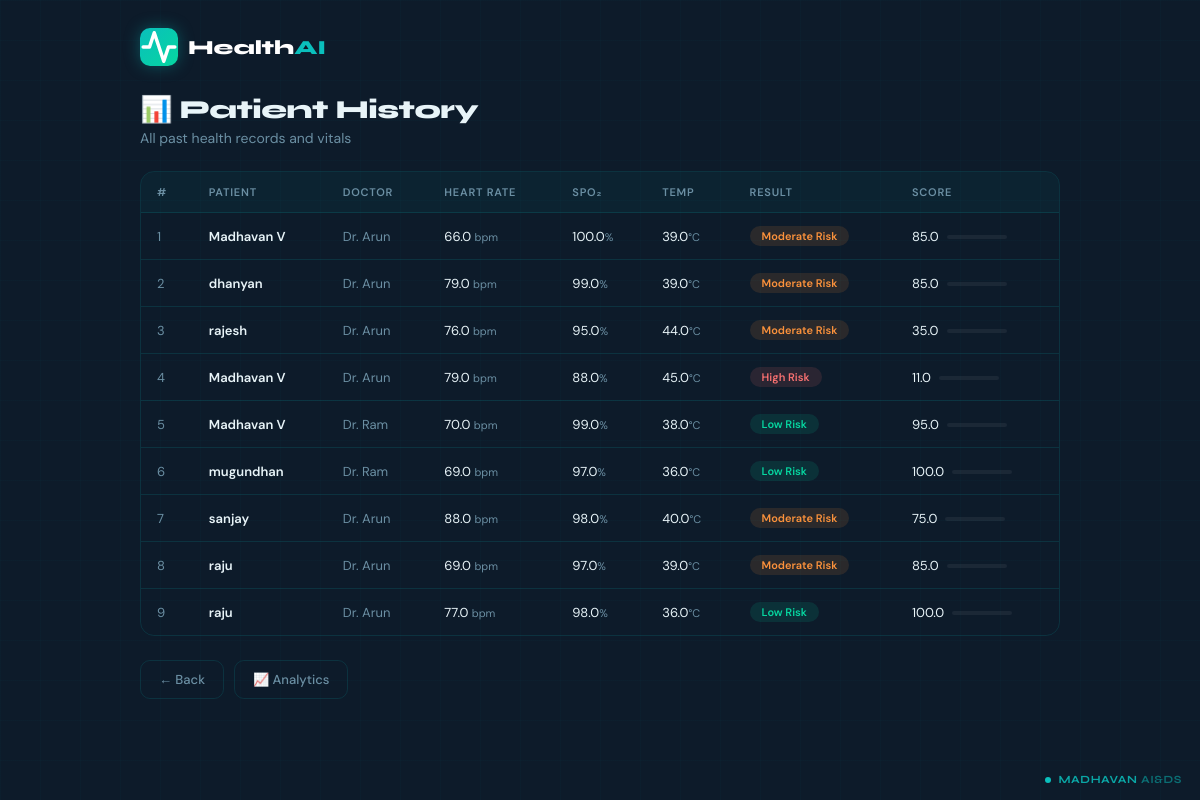
The app's page /history with its own data.
### tables this page shows
CREATE TABLE records(
        id INTEGER PRIMARY KEY AUTOINCREMENT,
        patient_name TEXT,
        patient_number TEXT,
        patient_address TEXT,
        doctor_name TEXT,
        doctor_number TEXT,
        doctor_location TEXT,
        heart_rate REAL,
        spo2 REAL,
        temp REAL,
        result TEXT,
        score REAL
    );

### app.py (the view)
@app.route('/history')
def history():
    conn = sqlite3.connect("health.db")
    c = conn.cursor()
    c.execute("SELECT * FROM records ORDER BY id DESC")
    data = c.fetchall()
    conn.close()
    return render_template("history.html", data=data)

### templates/history.html (shortened to what this page needs)
<!DOCTYPE html>
<html lang="en">
<head>
</head>
<body>
<div class="page">
  <nav>
    <div class="nav-logo">
      <div class="nav-icon"><svg viewBox="0 0 24 24" fill="none" stroke="white" stroke-width="2.2" stroke-linecap="round" stroke-linejoin="round"><path d="M22 12h-4l-3 9L9 3l-3 9H2"/></svg></div>
      <div class="nav-name">Health<span>AI</span></div>
    </div>
  </nav>
  <div class="page-title">📊 Patient History</div>
  <p class="page-sub">All past health records and vitals</p>
  {% if data %}
  <div class="table-wrap">
    <table>
      <thead>
        <tr><th>#</th><th>Patient</th><th>Doctor</th><th>Heart Rate</th><th>SpO₂</th><th>Temp</th><th>Result</th><th>Score</th></tr>
      </thead>
      <tbody>
        {% for row in data %}
        <tr>
          <td style="color:var(--muted)">{{ loop.index }}</td>
          <td style="font-weight:600">{{ row[1] }}</td>
          <td style="color:var(--muted)">{{ row[4] }}</td>
          <td>{{ row[7] }} <span style="font-size:11px;color:var(--muted)">bpm</span></td>
          <td>{{ row[8] }}<span style="font-size:11px;color:var(--muted)">%</span></td>
          <td>{{ row[9] }}<span style="font-size:11px;color:var(--muted)">°C</span></td>
          <td><span class="risk-pill {% if row[10]=='High Risk' %}high{% elif row[10]=='Moderate Risk' %}mod{% else %}low{% endif %}">{{ row[10] }}</span></td>
          <td>{{ row[11] }}<span class="score-bar"><span class="score-fill" style="width:{{ row[11] }}%"></span></span></td>
        </tr>
        {% endfor %}
      </tbody>
    </table>
  </div>
  {% endif %}
  <div class="bottom-nav">
    <a href="/patient" class="btn-nav">← Back</a>
    <a href="/analytics" class="btn-nav">📈 Analytics</a>
  </div>
</div>
<div class="watermark"><div class="wm-dot"></div><div class="wm-text"><b>MADHAVAN</b> AI&amp;DS</div></div>
</body></html>

### templates/history.html (style rules this page uses)
:root { --teal:#0ABFBC;--teal-dk:#089599;--navy:#0D1B2A;--card:#111f2e;--border:rgba(10,191,188,0.14);--text:#E8F4F8;--muted:#6B8FA3;--green:#06D6A0;--red:#F87171;--orange:#FB923C; }
*,*::before,*::after { box-sizing:border-box;margin:0;padding:0; }
body { font-family:'DM Sans',sans-serif;background:var(--navy);color:var(--text);min-height:100vh; }
body::before { content:'';position:fixed;inset:0;background-image:linear-gradient(rgba(10,191,188,0.025) 1px,transparent 1px),linear-gradient(90deg,rgba(10,191,188,0.025) 1px,transparent 1px);background-size:40px 40px;pointer-events:none;z-index:0; }
.page { max-width:960px;margin:0 auto;padding:28px 20px 60px;position:relative;z-index:1; }
nav { display:flex;align-items:center;justify-content:space-between;margin-bottom:28px;flex-wrap:wrap;gap:10px; }
.nav-logo { display:flex;align-items:center;gap:10px; }
.nav-icon { width:38px;height:38px;background:linear-gradient(135deg,var(--teal),var(--green));border-radius:10px;display:flex;align-items:center;justify-content:center;box-shadow:0 0 16px rgba(10,191,188,0.35); }
.nav-name { font-family:'Syne',sans-serif;font-weight:800;font-size:20px;color:#fff; }
.nav-name span { color:var(--teal); }
.page-title { font-family:'Syne',sans-serif;font-weight:800;font-size:26px;letter-spacing:-0.5px;margin-bottom:4px; }
.page-sub { font-size:14px;color:var(--muted);margin-bottom:24px; }
.table-wrap { overflow-x:auto;border-radius:14px;border:1px solid var(--border); }
table { width:100%;border-collapse:collapse;font-size:13px; }
thead { background:rgba(10,191,188,0.05); }
th { padding:13px 16px;text-align:left;font-size:11px;font-weight:600;color:var(--muted);text-transform:uppercase;letter-spacing:.07em;white-space:nowrap; }
td { padding:13px 16px;border-top:1px solid var(--border);vertical-align:middle; }
.risk-pill { display:inline-block;padding:3px 12px;border-radius:20px;font-size:11px;font-weight:600; }
.low { background:rgba(6,214,160,0.12);color:var(--green); }
.mod { background:rgba(251,146,60,0.12);color:var(--orange); }
.high { background:rgba(248,113,113,0.12);color:var(--red); }
.score-bar { height:4px;border-radius:2px;background:rgba(255,255,255,0.06);width:60px;display:inline-block;vertical-align:middle;margin-left:8px;overflow:hidden; }
.bottom-nav { display:flex;gap:10px;margin-top:24px;flex-wrap:wrap; }
.btn-nav { padding:10px 18px;background:transparent;border:1.5px solid var(--border);border-radius:10px;color:var(--muted);font-family:'DM Sans',sans-serif;font-size:13px;font-weight:500;cursor:pointer;text-decoration:none;transition:all 0.2s;display:inline-block; }
.watermark { position:fixed;bottom:14px;right:18px;display:flex;align-items:center;gap:7px;z-index:9999;pointer-events:none;user-select:none; }
.wm-dot { width:6px;height:6px;border-radius:50%;background:var(--teal);animation:pulse 1.4s ease-in-out infinite; }
.wm-text { font-family:'Syne',sans-serif;font-size:11px;font-weight:700;letter-spacing:0.6px;color:rgba(10,191,188,0.5); }
.wm-text b { color:rgba(10,191,188,0.85); }

### records on screen
records: patient_name "Madhavan V", doctor_name "Dr. Arun", heart_rate "66.0", spo2 "100.0", temp "39.0", result "Moderate Risk", score "85.0"
records: patient_name "dhanyan", doctor_name "Dr. Arun", heart_rate "79.0", spo2 "99.0", temp "39.0", result "Moderate Risk", score "85.0"
records: patient_name "rajesh", doctor_name "Dr. Arun", heart_rate "76.0", spo2 "95.0", temp "44.0", result "Moderate Risk", score "35.0"
records: patient_name "Madhavan V", doctor_name "Dr. Arun", heart_rate "79.0", spo2 "88.0", temp "45.0", result "High Risk", score "11.0"
records: patient_name "Madhavan V", doctor_name "Dr. Ram", heart_rate "70.0", spo2 "99.0", temp "38.0", result "Low Risk", score "95.0"
records: patient_name "mugundhan", doctor_name "Dr. Ram", heart_rate "69.0", spo2 "97.0", temp "36.0", result "Low Risk", score "100.0"
records: patient_name "sanjay", doctor_name "Dr. Arun", heart_rate "88.0", spo2 "98.0", temp "40.0", result "Moderate Risk", score "75.0"
records: patient_name "raju", doctor_name "Dr. Arun", heart_rate "69.0", spo2 "97.0", temp "39.0", result "Moderate Risk", score "85.0"
records: patient_name "raju", doctor_name "Dr. Arun", heart_rate "77.0", spo2 "98.0", temp "36.0", result "Low Risk", score "100.0"
